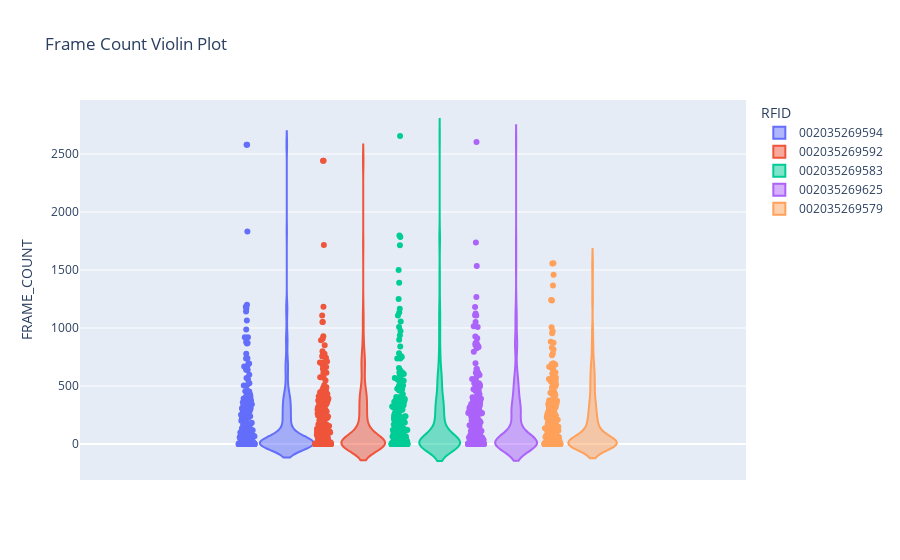

Notebook code for this chart:
### Code cell
fig = px.violin(df_event, y="FRAME_COUNT", color= "RFID", points="all", title="Frame Count Violin Plot")
fig.show()

### Figure 1 — Plotly figure (JSON) as saved in the notebook; plotly's stock layout.template omitted (floating-point values rounded to 4 significant figures; data arrays with more than 128 entries replaced by an {"elided": "..."} marker saying what was removed)
{"data": [{"alignmentgroup": "True", "box": {"visible": false}, "hovertemplate": "RFID=002035269594<br>FRAME_COUNT=%{y}<extra></extra>", "legendgroup": "002035269594", "marker": {"color": "#636efa"}, "name": "002035269594", "offsetgroup": "002035269594", "orientation": "v", "points": "all", "scalegroup": "True", "showlegend": true, "type": "violin", "x0": " ", "xaxis": "x", "y": {"elided": "291 int values"}, "y0": " ", "yaxis": "y"}, {"alignmentgroup": "True", "box": {"visible": false}, "hovertemplate": "RFID=002035269592<br>FRAME_COUNT=%{y}<extra></extra>", "legendgroup": "002035269592", "marker": {"color": "#EF553B"}, "name": "002035269592", "offsetgroup": "002035269592", "orientation": "v", "points": "all", "scalegroup": "True", "showlegend": true, "type": "violin", "x0": " ", "xaxis": "x", "y": {"elided": "291 int values"}, "y0": " ", "yaxis": "y"}, {"alignmentgroup": "True", "box": {"visible": false}, "hovertemplate": "RFID=002035269583<br>FRAME_COUNT=%{y}<extra></extra>", "legendgroup": "002035269583", "marker": {"color": "#00cc96"}, "name": "002035269583", "offsetgroup": "002035269583", "orientation": "v", "points": "all", "scalegroup": "True", "showlegend": true, "type": "violin", "x0": " ", "xaxis": "x", "y": {"elided": "291 int values"}, "y0": " ", "yaxis": "y"}, {"alignmentgroup": "True", "box": {"visible": false}, "hovertemplate": "RFID=002035269625<br>FRAME_COUNT=%{y}<extra></extra>", "legendgroup": "002035269625", "marker": {"color": "#ab63fa"}, "name": "002035269625", "offsetgroup": "002035269625", "orientation": "v", "points": "all", "scalegroup": "True", "showlegend": true, "type": "violin", "x0": " ", "xaxis": "x", "y": {"elided": "291 int values"}, "y0": " ", "yaxis": "y"}, {"alignmentgroup": "True", "box": {"visible": false}, "hovertemplate": "RFID=002035269579<br>FRAME_COUNT=%{y}<extra></extra>", "legendgroup": "002035269579", "marker": {"color": "#FFA15A"}, "name": "002035269579", "offsetgroup": "002035269579", "orientation": "v", "points": "all", "scalegroup": "True", "showlegend": true, "type": "violin", "x0": " ", "xaxis": "x", "y": {"elided": "291 int values"}, "y0": " ", "yaxis": "y"}], "layout": {"legend": {"title": {"text": "RFID"}, "tracegroupgap": 0}, "title": {"text": "Frame Count Violin Plot"}, "violinmode": "group", "xaxis": {"anchor": "y", "domain": [0, 1]}, "yaxis": {"anchor": "x", "domain": [0, 1], "title": {"text": "FRAME_COUNT"}}}}
